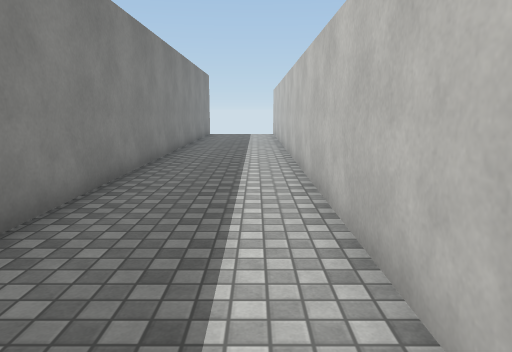
view 1 (above)

23 first-person views from a walk through a Unity game level. The camera is 1.4 m above the floor, tilts 10° down and sees 70° across. The floor is counted in squares, 1 m on a side. Each view is taken from the middle of a square. On the plan, view 1 faces up. The plan holds only what a view shows up to about 16 squares ahead; the rest is blank. The player character is not drawn. Surface patterns are stand-ins for the level's own textures.

view 2
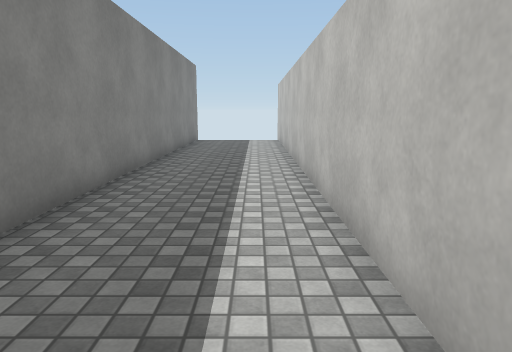

view 3
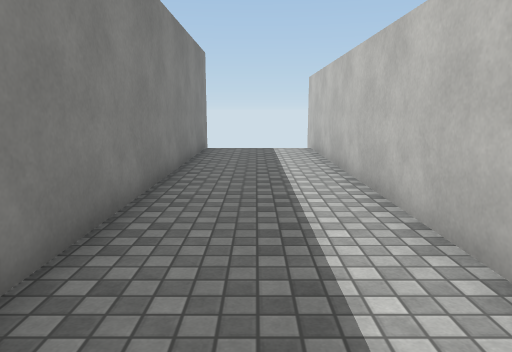

view 4
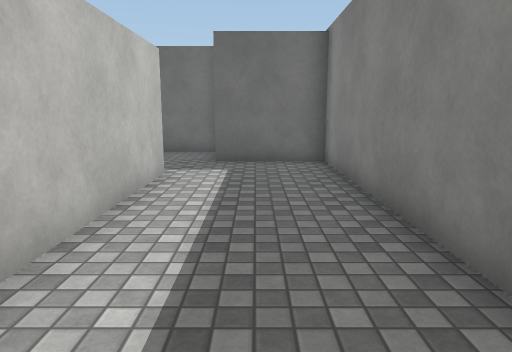

view 5
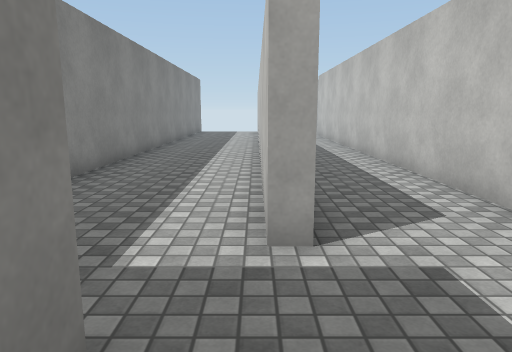

view 6
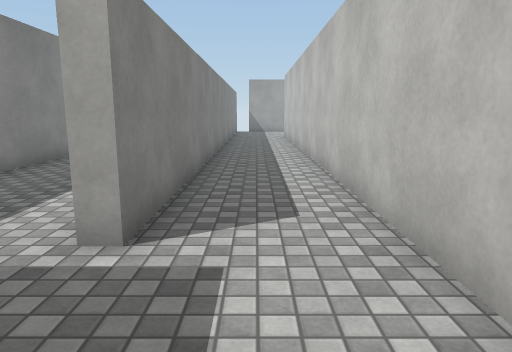

view 7
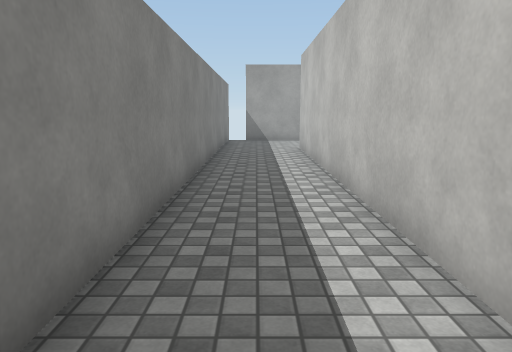

view 8
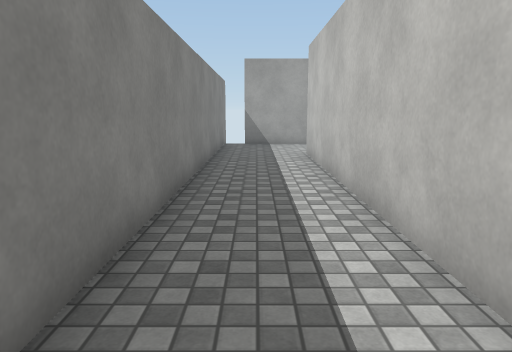

view 9
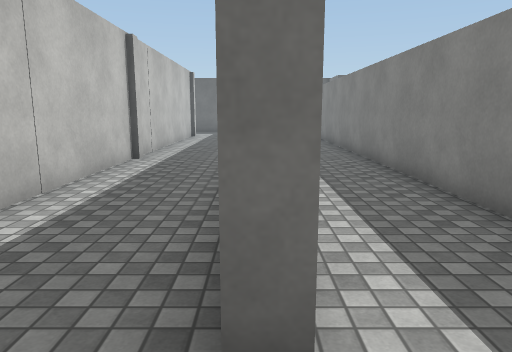

view 10
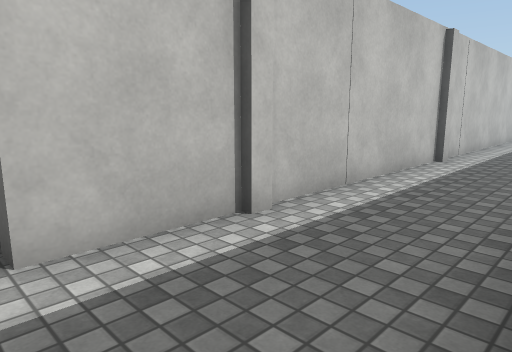

view 11
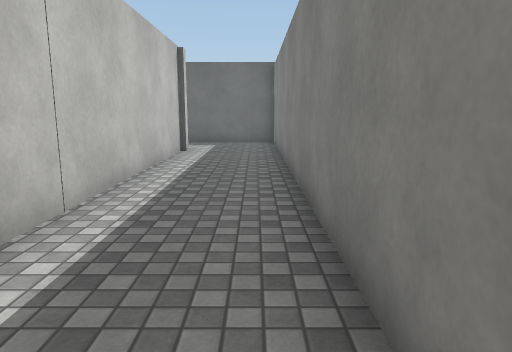

view 12
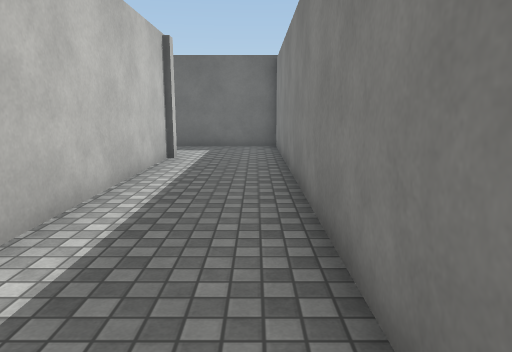

view 13
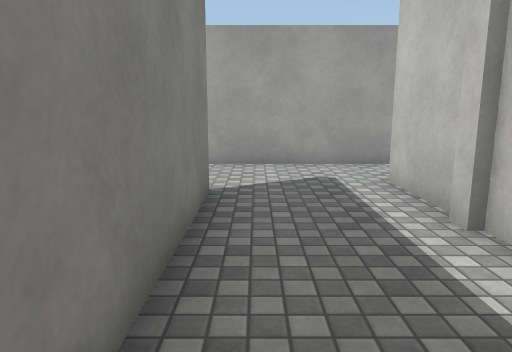

view 14
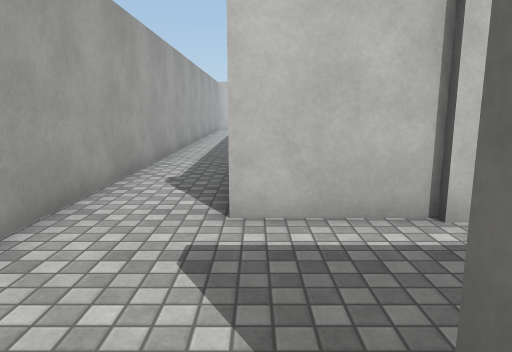

view 15
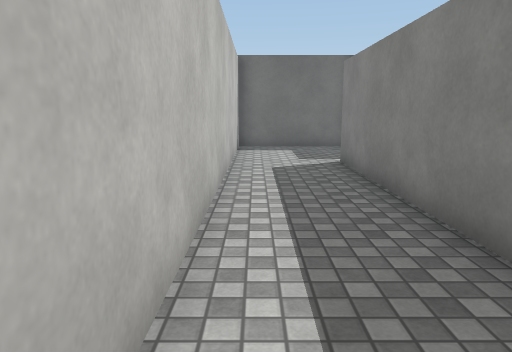

view 16
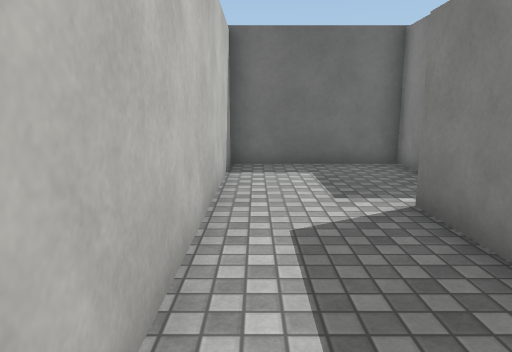

view 17
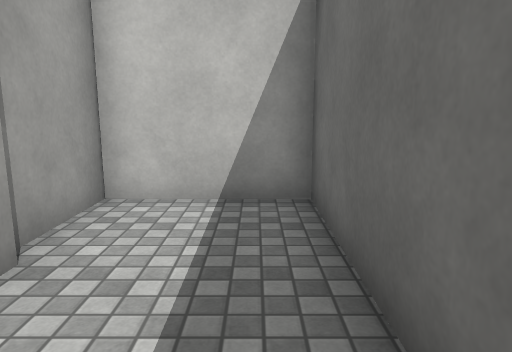

view 18
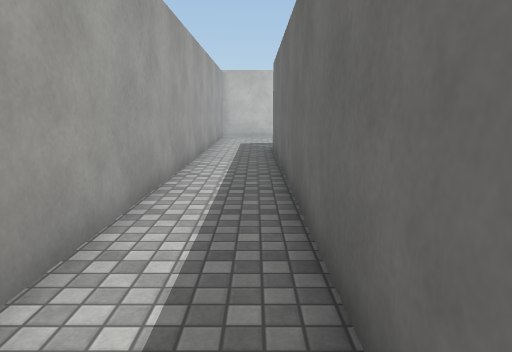

view 19
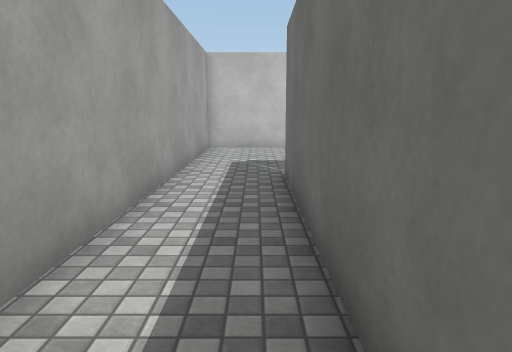

view 20
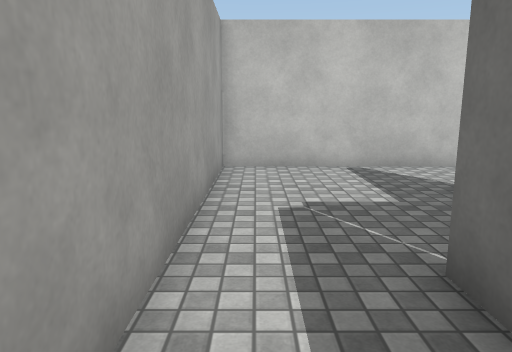

view 21
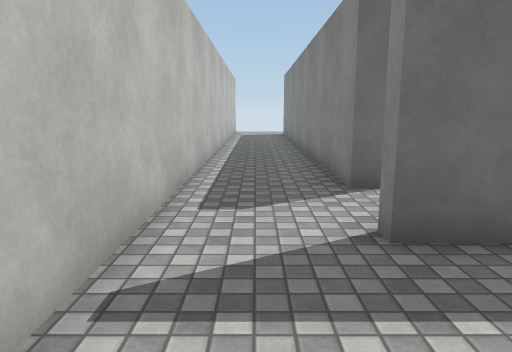

view 22
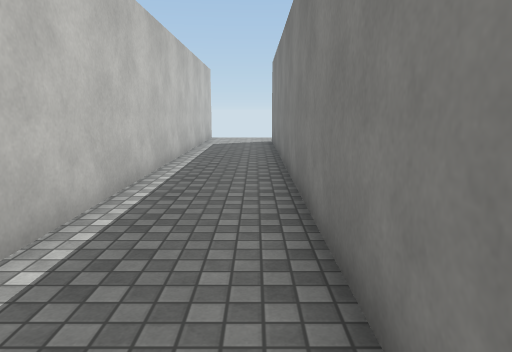

view 23
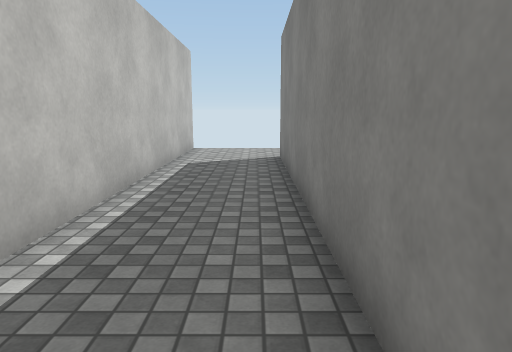

### Floor plan
Points are (right, up) in squares from view 1. A wall is a line through its corners. A room is listed if a view was taken in it or the views show most of it. See-through windows are left out.
Room 1 (views 1, 2, 3, 4)
walls: (1.1, 0.7) (1.1, 23.5); (-3, 23.5) (-3, -1.3) (0.1, -1.3)
ways out: opening at (1, 0) to room 2
Room 2 (views 5, 6, 7, 8, 9, 10, 11, 12, 13, 14, 15, 16, 17)
walls: (8.5, 9.6) (8.5, 10.1); (8.7, 10) (8.7, 17.2); (5.2, 12) (5.2, -3.5); (8.5, 17.1) (8.5, 17.6); (8.7, 17.5) (8.7, 20.4); (8.7, -0.1) (8.7, 9.4); (8.5, -0.6) (8.5, -0.1); (0.1, -1.3) (0.1, -3.9) (4.7, -3.9) (4.7, 19.3) (5.2, 19.3) (5.2, 14); (5.1, -3.9) (11.8, -3.9) (11.8, -0.5) (9.5, -0.5); (7.5, 22.8) (2.5, 22.8); (1.6, 22.9) (1.6, 0.7) (1.1, 0.7)
ways out: opening at (1, 0) to room 1; opening at (8.5, 21.5) to room 3
Room 3 (views 18, 19, 20, 21, 22, 23)
walls: (28.6, 15.4) (29.2, 15.4) (29.2, -1.5); (28.2, 18.2) (29.5, 18.2) (29.5, 17.8); (12.8, 20.4) (26, 20.4); (32.4, -4.2) (32.4, 22.8) (7.5, 22.8)
low walls: (8.7, 20.4) (9.2, 20.4)
ways out: opening at (8.5, 21.5) to room 2; opening at (29, -2.5); opening at (29, 16.5)

Positions as (right, up) in squares from view 1, and headings:
1: (0, 0), facing up
2: (0, 5), facing up
3: (-1, 9), facing up
4: (-1, 9), facing down
5: (1, -3), facing up
6: (3, -3), facing up
7: (3, 5), facing up
8: (3, 7), facing up
9: (5, 21), facing down
10: (5, 21), facing down-right
11: (6, 13), facing down
12: (6, 11), facing down
13: (6, 13), facing up
14: (4, 20), facing right
15: (4, 11), facing down
16: (4, 6), facing down
17: (6, -3), facing right
18: (12, 21), facing right
19: (18, 21), facing right
20: (23, 22), facing right
21: (31, 22), facing down
22: (30, 16), facing down
23: (30, 10), facing down
